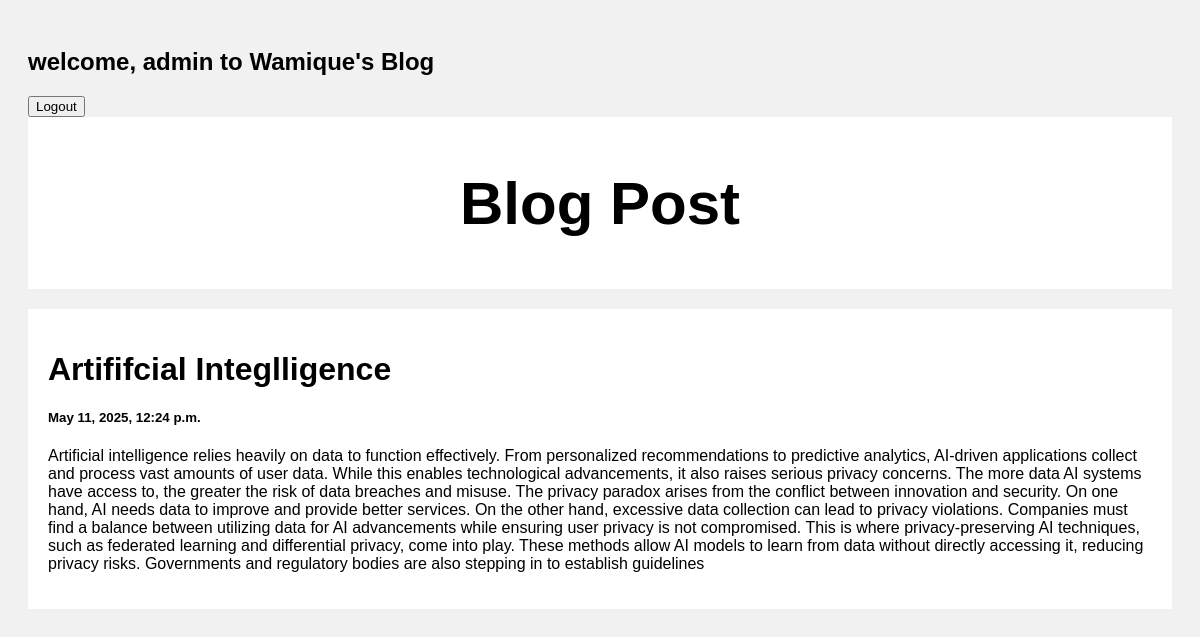
The app's page /post/1 (signed in) with its own data.
### posts/models.py (models this page shows)
class Post(models.Model):
    title = models.CharField(max_length=100)
    body = models.CharField(max_length=1000000)
    created_at = models.DateTimeField(default=datetime.now, blank=True)

### posts/views.py (the view)
# urls.py: path('post/<str:pk>', views.post, name='post'),
@login_required(login_url='login')
def post(request, pk):
    posts = Post.objects.get(id=pk)
    return render(request, 'post.html', {'posts':posts})

### templates/post.html (shortened to what this page needs)
<!DOCTYPE html>
<html>
<head>
</head>
<body>
{% if user.is_authenticated %}
<h2>welcome,  {{user.username}} to Wamique's Blog</h2>
{%endif%}
{% if user.is_authenticated %}
<a href="{% url 'logout' %}" ><button>Logout</button></a>
{% else %}
<a href="{% url 'login' %}" ><button>Login</button></a>
<a href="{% url 'register' %}" ><button>Sign up</button></a>
{%endif%}
<div class="header">
  <a style="text-decoration: none; color: black;" href="/"><h2>Blog Post</h2></a>
</div>
<div class="row">
  <div class="leftcolumn">
    <div class="card">
        <h1>{{posts.title}}</h1>
        <h5>{{posts.created_at}}</h5>
        <p>{{posts.body}}</p>
    </div>
  </div>
</div>
</body>
</html>

### templates/post.html (style rules this page uses)
* { box-sizing: border-box; }
body { font-family: Arial; padding: 20px; background: #f1f1f1; }
.header { padding: 2px; font-size: 40px; text-align: center; background: white; }
.leftcolumn { float: left; width: 100%; }
.card { background-color: white; padding: 20px; margin-top: 20px; }
.row:after { content: ""; display: table; clear: both; }

### records on screen
Post: title "Artififcial Integlligence", created_at "May 11, 2025, 12:24 p.m.", body "Artificial intelligence relies heavily on data to function effectively. From personalized recommendations to predictive analytics, AI-driven applications collect and process vast amounts of user data. While this enables technological advancements, it also raises serious privacy concerns. The more data AI systems have access to, the greater the risk of data breaches and misuse. The privacy paradox arises from the conflict between innovation and security. On one hand, AI needs data to improve and provide better services. On the other hand, excessive data collection can lead to privacy violations. Companies must find a balance between utilizing data for AI advancements while ensuring user…"

### other values on screen
{{ user.username }} "admin"
